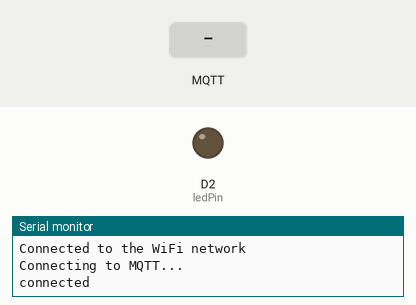
Simulated run of this sketch. Board: ESP8266 (NodeMCU). Shown: output pins drawn as LEDs (lit = HIGH), the last lines printed to the serial monitor. Inputs (shaded band) come from the test bench. WiFi joins after 1.5 s; servers stay silent unless stated; no MQTT or app messages arrive unless stated.

Above: at 2.7 s.
2.8 s: MQTT message "1" arrives on the first subscribed topic
At 3.1 s:
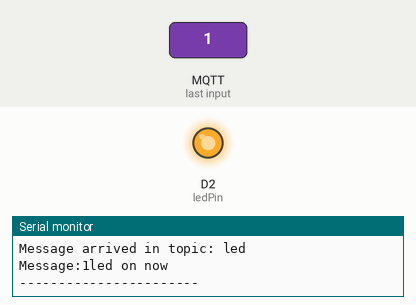
4.3 s: MQTT message "0" arrives on the first subscribed topic
At 5.4 s:
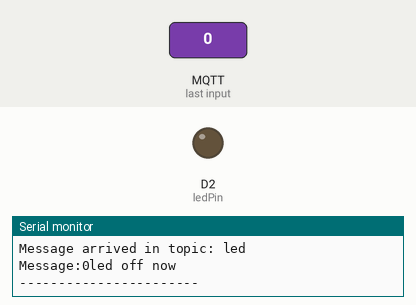
Timing chart, 0 to 7.3 s (numbered marks = the images above; inputs shaded):
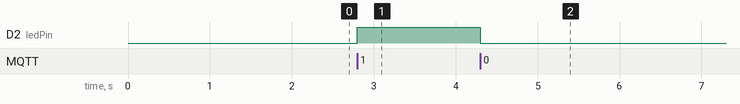

Measured:
- after the input at 2.8 s, D2 (ledPin): LOW → HIGH at once
- after the input at 4.3 s, D2 (ledPin): HIGH → LOW at once

The sketch:

esp8266_sub.ino
```cpp
#include <ESP8266WiFi.h>
#include <PubSubClient.h>

const char* ssid = "tang_2";                   // wifi ssid
const char* password =  "12345679";         // wifi password
const char* mqttServer = "192.168.0.107";    // IP adress Raspberry Pi
const int mqttPort = 1883;
const char* mqttUser = "quan";      // if you don't have MQTT Username, no need input
const char* mqttPassword = "12345678";  // if you don't have MQTT Password, no need input

WiFiClient espClient;
PubSubClient client(espClient);
int ledPin = D2;

void setup() {

  Serial.begin(115200);
  pinMode(ledPin,OUTPUT);

  WiFi.begin(ssid, password);

  while (WiFi.status() != WL_CONNECTED) {
   // delay(500);
    Serial.println("Connecting to WiFi..");
  }
  Serial.println("Connected to the WiFi network");

  client.setServer(mqttServer, mqttPort);
  client.setCallback(callback);

  while (!client.connected()) {
    Serial.println("Connecting to MQTT...");

    if (client.connect("ESP8266Client", mqttUser, mqttPassword )) {

      Serial.println("connected");

    } else {

      Serial.print("failed with state ");
      Serial.print(client.state());
     // delay(2000);

    }
  }

//  client.publish("esp8266", "Hello Raspberry Pi");
//  client.subscribe("esp8266");

}

void callback(char* topic, byte* payload, unsigned int length) {

  Serial.print("Message arrived in topic: ");
  Serial.println(topic);
  char receivedChar;
  Serial.print("Message:");
  for (int i = 0; i < length; i++) {
     receivedChar = (char)payload[i];
    Serial.print(receivedChar);
  }
  if (receivedChar == '0') {
    digitalWrite(ledPin, LOW);   // Turn the LED on (Note that LOW is the voltage level
    Serial.print("led off now");
  }
  if(receivedChar == '1'){
    digitalWrite(ledPin , HIGH);  // Turn the LED off by making the voltage HIGH
    Serial.print("led on now");
  }
  Serial.println();
  Serial.println("-----------------------");

}

void loop() {
    client.publish("esp8266_quan", "Hello Raspberry Pi");
    client.subscribe("led");
    //delay(300);
   client.loop();
}
```
